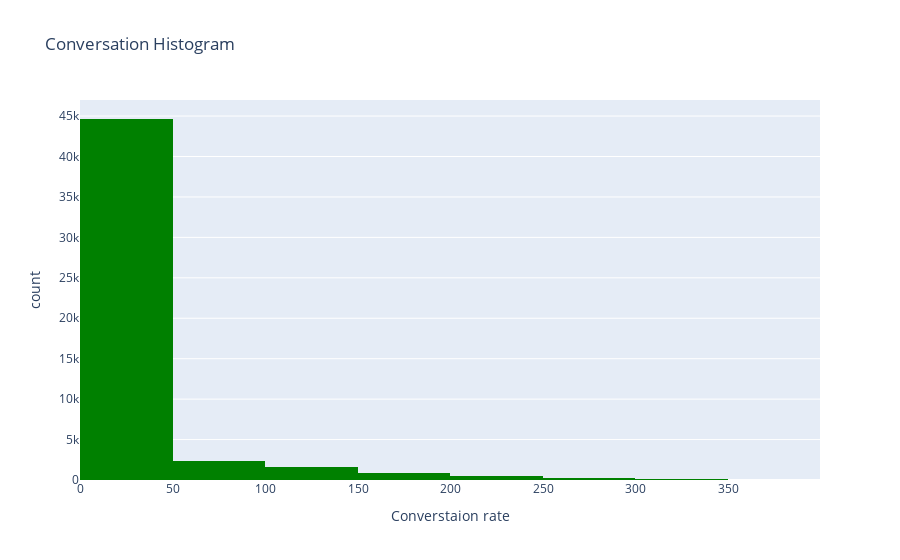

Notebook code cell kept with this figure:
### Code cell
# 3. display the histogram of the conversation
fig = px.histogram(orders, x="conversion",nbins=15,color_discrete_sequence=['green'],
                   labels={'conversion':'Converstaion rate'}, title="Conversation Histogram")
fig.show()

### Figure 1 — Plotly figure (JSON) as saved in the notebook; plotly's stock layout.template omitted (floating-point values rounded to 4 significant figures; data arrays with more than 128 entries replaced by an {"elided": "..."} marker saying what was removed)
{"data": [{"alignmentgroup": "True", "bingroup": "x", "hovertemplate": "Converstaion rate=%{x}<br>count=%{y}<extra></extra>", "legendgroup": "", "marker": {"color": "green", "pattern": {"shape": ""}}, "name": "", "nbinsx": 15, "offsetgroup": "", "orientation": "v", "showlegend": false, "type": "histogram", "x": {"elided": "50415 int values"}, "xaxis": "x", "yaxis": "y"}], "layout": {"barmode": "relative", "legend": {"tracegroupgap": 0}, "title": {"text": "Conversation Histogram"}, "xaxis": {"anchor": "y", "domain": [0, 1], "title": {"text": "Converstaion rate"}}, "yaxis": {"anchor": "x", "domain": [0, 1], "title": {"text": "count"}}}}
